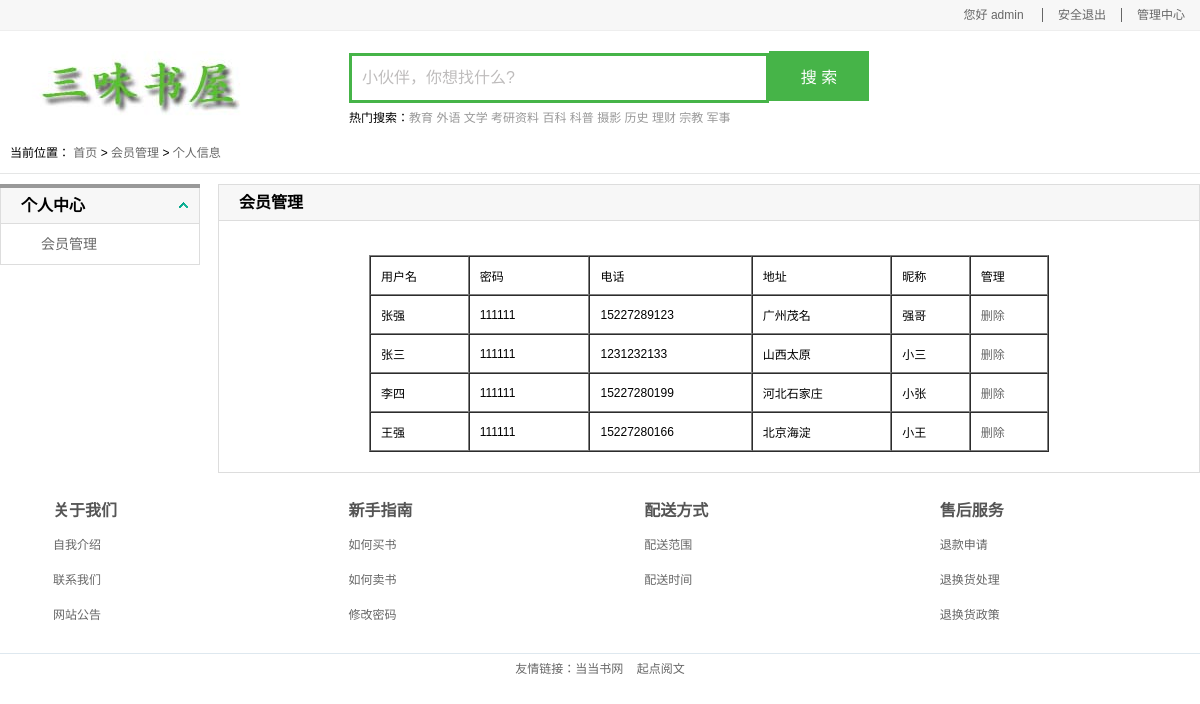
Screenshot of /admin.php (signed in) with the database file from the repository.
### tables this page shows
CREATE TABLE IF NOT EXISTS `users` (
  `id` tinyint(124) NOT NULL AUTO_INCREMENT,
  `yhm` varchar(124) NOT NULL,
  `mm` varchar(124) NOT NULL,
  `tel` varchar(124) NOT NULL,
  `uname` varchar(123) NOT NULL,
  `address` varchar(123) NOT NULL,
  PRIMARY KEY (`id`)
);

### admin.php (the view, shortened to what this page needs)
<!doctype html>
<html lang="en" xmlns="http://www.w3.org/1999/html">
<head>
	<link rel="stylesheet" href="css/index.css"/>
</head>
<body >
<?php
$_conn = mysqli_connect("localhost","root","123456","phpqy") or die('数据连接失败');
        ?>
<div class="top" id="item4">
	<div class="container clearfix">
		<ul class="clearfix fr">
        <?php
if(isset($_COOKIE['yhm']))
 {
  echo ' <li class=last><a>您好'.'&nbsp;'. $_COOKIE['yhm'].'&nbsp;'.'</a><li><a href="login_out.php">安全退出</a></li>';
	   }
else{
 echo "
 <li><a href=login.php>登录</a></li><li class=last><a href=reg.php>注册</a></li>" ;
}
?>
			<li><a href="member.php" style="border: none">管理中心</a></li>
		</ul>
	</div>
</div>
<div class="header">
	<div class="container clearfix">
		<div class="logo fl">
			<a href="index.html"><img src="images/logo4.png" alt=""/></a>
		</div>
		<div class="seacher fl">
			<form action="" method="post">
				<input type="text" placeholder="小伙伴，你想找什么?"/><input type="submit" value="搜 索"/>
			</form>
			<p>热门搜索：<a href="#">教育</a> <a href="#">外语</a> <a href="#">文学</a> <a href="#">考研资料</a> <a href="#">百科</a> <a href="#">科普</a> <a href="#">摄影</a> <a href="#">历史</a> <a href="#">理财</a> <a href="#">宗教</a> <a href="#">军事</a></p>
	</div>
</div>
<div class="help-wrap">
	<div class="container clearfix">
		<div class="bread">当前位置：
			<a href="index.php">首页</a> >
			<a href="member.php">会员管理</a> >
			<a href="member.php">个人信息</a>
		</div>
		<div class="help-l fl">
			<div class="help-item">
				<div class="help-item-title">个人中心
					<a href="javascript:void(0)" class="abs"></a>
				</div>
				<div class="help-item-list">
					<ul>
						<li><a href="admin.php">会员管理</a></li>
					</ul>
				</div>
			</div>
		</div>
		<div class="help-r fr">
            <div class="help-item-title">会员管理</div>
			<div class="help-main">
    <table border=1px cellpadding="0" cellspacing="0" style="margin:0 auto; width:680px;">
<?php
$query = mysqli_query($_conn,"select * from users ");
echo '<tr><td>用户名</td><td>密码</td> <td>电话</td><td>地址</td><td>昵称</td><td>管理</td></tr>'; while($row = mysqli_fetch_array
($query,MYSQLI_ASSOC)){echo '
<tr><td>'.$row['yhm'].'</td><td>'.$row['mm'].'
 &nbsp;&nbsp;&nbsp;
 </td>     <td>'.$row['tel'].'   </td>
						  <td>'.$row['address'].'   </td>  <td>'.$row['uname'].'   </td>     &nbsp;&nbsp;&nbsp;&nbsp;
						 <td><a href="?action=del&id='.$row['id'].'">删除</a></td>
						</tr>';
				}
			?>
</table>
			</div>
		</div>
	</div>
</div>
<div class="foot">
	<div class="container">
		<div class="zhinan">
			<ul class="clearfix">
				<li class="item-li">关于我们
					<ul>
						<li><a href="help.html">自我介绍</a></li>
						<li><a href="help.html">联系我们</a></li>
						<li><a href="help.html">网站公告</a></li>
					</ul>
				</li>
				<li class="item-li">新手指南
					<ul>
						<li><a href="help.html">如何买书</a></li>
						<li><a href="help.html">如何卖书</a></li>
						<li><a href="help.html">修改密码</a></li>
					</ul>
				</li>
				<li class="item-li">配送方式
					<ul>
						<li><a href="help.html">配送范围</a></li>
						<li><a href="help.html">配送时间</a></li>
					</ul>
				</li>
				<li class="item-li">售后服务
					<ul>
						<li><a href="help.html">退款申请</a></li>
						<li><a href="help.html">退换货处理</a></li>
						<li><a href="help.html">退换货政策</a></li>
					</ul>
				</li>
			</ul>
		</div>
		<div class="line"></div>
		<div class="bottom">
			<p>友情链接：<a href="http://www.dangdang.com/">当当书网</a>
&nbsp;&nbsp <a href="https://www.qidian.com/">起点阅文</a></p>
		</div>
	</div>
</div>
</body>
</html>

### css/index.css (style rules this page uses)
* { margin:0; padding:0;font-family:Microsoft Yahei,Verdana,Arial; font-size:12px; }
a { text-decoration:none; color: #666; }
li { list-style:none; }
img { border:none; }
.fl { float:left; }
.fr { float:right; }
.abs { position: absolute; }
.clearfix:after { content:""; clear:both; display:block; }
.clearfix { *zoom:1; }
input { outline:none; border:none; }
.container { width: 1200px; margin: 0 auto; }
.top { height: 30px; line-height: 30px; background: #f7f7f7; border-bottom: #eee solid 1px; }
.top li { float: left; }
.top a { padding: 0 15px; border-right: 1px solid #666; }
.header { height: 100px; }
.logo,.seacher { margin-top: 20px; }
.seacher { margin-left: 80px; }
.seacher input { font-size: 16px; padding: 10px; height: 50px; box-sizing: border-box; }
.seacher input[type="text"] { border: 3px solid #46B448; width: 420px; }
.seacher input[type="submit"] { color: white; width: 100px; background:#46B448 ; cursor: pointer; }
.seacher p a { line-height: 30px; color: #999; }
.line { height: 1px; background-color: #dee8ef; margin-top: 20px; }
.zhinan { margin-top: 20px; padding: 0 5px; }
.item-li { float: left; width: 24%; line-height: 35px; color: #555; margin-right: 10px; font-size: 16px; font-weight: bold; text-indent: 3em; }
.item-li ul li { font-weight: normal; color: #666; }
.bottom { margin-top: 5px; }
.bottom p { line-height: 20px; color: #666; text-align: center; font-size: 12px; }
.bread { height: 40px; line-height: 40px; border-bottom: 1px solid #e5e6e6 ; margin-bottom: 10px; padding: 0 10px; }
.help-l { width: 200px; border-top: 4px solid #999; }
.help-item { border: 1px solid #ddd; border-top: 0; }
.help-item-title { font-size: 16px; font-weight: bold; border-bottom: 1px solid #ddd; height: 35px; line-height: 35px; padding-left: 20px; background-color: #f7f7f7; position: relative; }
.help-item-title a { display: block; height: 15px; width: 15px; background: url(../images/arrow.png) 3px -5px no-repeat; right: 8px; top: 9px; }
.help-item-list { padding: 5px 0 5px 40px; line-height: 30px; }
.help-item-list a { font-size: 14px; display: block; height: 100%; }
.help-r { border: 1px solid #ddd; width: 980px; }
.help-main { padding: 20px 40px; }
input,select { outline: none; }
#wrapper input:not([type="checkbox"]):active, #wrapper input:not([type="checkbox"]):focus, { border: 1px solid rgba(91, 90, 90, 0.7); background: rgba(238, 236, 240, 0.2); -webkit-box-shadow: 0px 1px 4px 0px rgba(168, 168, 168, 0.9) inset; -moz-box-shadow: 0px 1px 4px 0px rgba(168, 168, 168, 0.9) inset; box-shadow: 0px 1px 4px 0px rgba(168, 168, 168, 0.9) inset; }
.product-item span, { color: #999; }

### admin.php (style rules this page uses)
td { padding:10px; }

### rows the page displays
users: yhm "张强", mm "111111", tel "15227289123", address "广州茂名", uname "强哥"
users: yhm "张三", mm "111111", tel "1231232133", address "山西太原", uname "小三"
users: yhm "李四", mm "111111", tel "15227280199", address "河北石家庄", uname "小张"
users: yhm "王强", mm "111111", tel "15227280166", address "北京海淀", uname "小王"

### other values shown
$_COOKIE['yhm'] "admin"
